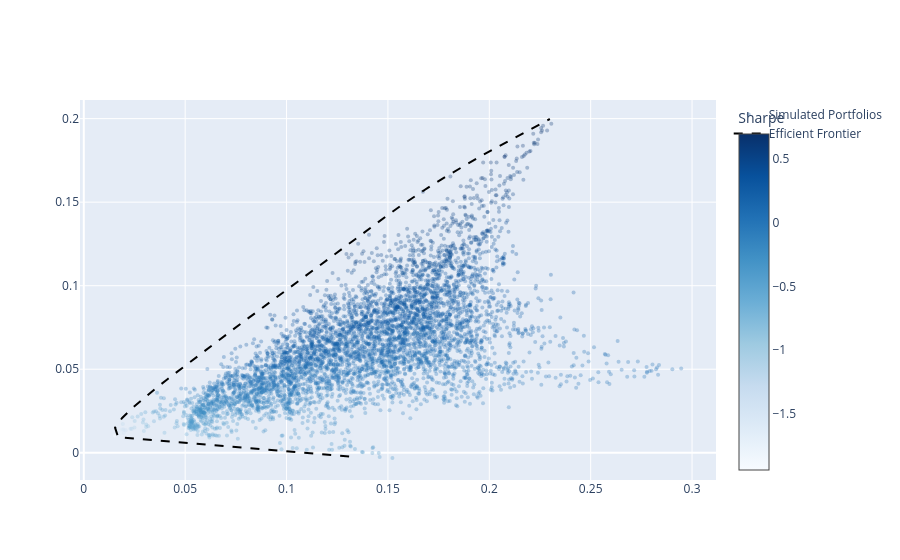

Notebook cell for this chart:
### Markdown cell above
#### Layer B: Efficient Frontier Line

Overlay the optimized frontier — the upper boundary of the feasible region.

### Code cell
# Efficient frontier
fig.add_scatter(
    x=frontier["volatility"].to_list(),
    y=frontier["target_return"].to_list(),
    mode="lines",
    line=dict(color="black", width=2, dash="dash"),
    name="Efficient Frontier",
)

### Figure 1 — Plotly figure (JSON) as saved in the notebook; plotly's stock layout.template omitted (floating-point values rounded to 4 significant figures; data arrays with more than 128 entries replaced by an {"elided": "..."} marker saying what was removed)
{"data": [{"marker": {"color": {"elided": "5000 float values"}, "colorbar": {"title": {"text": "Sharpe"}}, "colorscale": [[0.0, "rgb(247,251,255)"], [0.125, "rgb(222,235,247)"], [0.25, "rgb(198,219,239)"], [0.375, "rgb(158,202,225)"], [0.5, "rgb(107,174,214)"], [0.625, "rgb(66,146,198)"], [0.75, "rgb(33,113,181)"], [0.875, "rgb(8,81,156)"], [1.0, "rgb(8,48,107)"]], "opacity": 0.3, "size": 4}, "mode": "markers", "name": "Simulated Portfolios", "type": "scatter", "x": {"elided": "5000 float values"}, "y": {"elided": "5000 float values"}}, {"line": {"color": "black", "dash": "dash", "width": 2}, "mode": "lines", "name": "Efficient Frontier", "type": "scatter", "x": [0.1309, 0.07185, 0.01695, 0.01542, 0.01892, 0.02376, 0.02924, 0.03508, 0.04112, 0.04728, 0.05352, 0.05981, 0.06614, 0.0725, 0.07888, 0.08528, 0.09169, 0.0981, 0.1045, 0.111, 0.1174, 0.1238, 0.1303, 0.1367, 0.1432, 0.1497, 0.1563, 0.1633, 0.1706, 0.1783, 0.1863, 0.1946, 0.2031, 0.2119, 0.2208, 0.2299], "y": [-0.00229, 0.003483, 0.009257, 0.01503, 0.0208, 0.02658, 0.03235, 0.03812, 0.0439, 0.04967, 0.05544, 0.06122, 0.06699, 0.07276, 0.07854, 0.08431, 0.09008, 0.09586, 0.1016, 0.1074, 0.1132, 0.119, 0.1247, 0.1305, 0.1363, 0.142, 0.1478, 0.1536, 0.1594, 0.1651, 0.1709, 0.1767, 0.1825, 0.1882, 0.194, 0.1998]}], "layout": {}}
